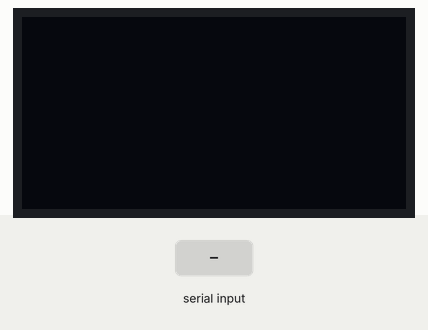
A sketch run on a simulated Arduino Uno, built with avr-gcc and run on an emulated ATmega328P. On the bench: 128×64 one-colour display. Inputs (shaded band) come from the test bench. What the sketch prints to the serial monitor is not drawn.

Above: at 0.9 s.
1.0 s: "90,45,200\n" received over Serial
At 3.13 s:
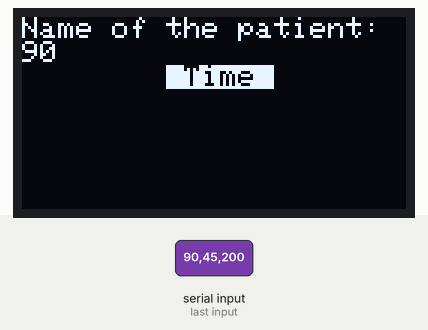
At 3.9 s:
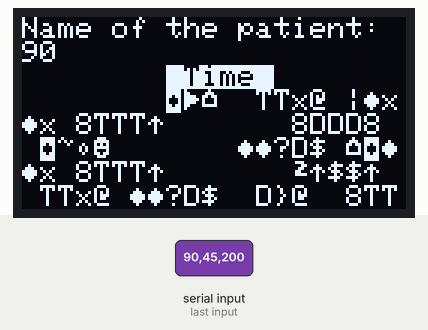
Timing chart, 0 to 5.4 s (numbered marks = the images above; inputs shaded):
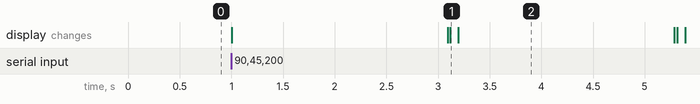

The sketch:

timer_disp.ino
```cpp
#include <SPI.h>
#include <Wire.h>
#include <Adafruit_GFX.h>
#include <Adafruit_SSD1306.h>

Adafruit_SSD1306 display(-1);

String x;
String N;
int H;
int M;
int S;

void setup()
{
   Serial.begin(115200);
   Serial.setTimeout(2);

   read_serialdata();

}

void read_serialdata(void) // to read and parse the incoming data from the py software.
{
  while (!Serial.available());
x = Serial.readString();

int commaIndex = x.indexOf(',');
int secondCommaIndex = x.indexOf(',', commaIndex + 1);
int thirdCommaIndex = x.indexOf(',', secondCommaIndex +1);

String Name = x.substring(0, commaIndex);
String Hours = x.substring(commaIndex + 1, secondCommaIndex);
String Minutes = x.substring(secondCommaIndex + 1, thirdCommaIndex);
String Seconds = x.substring(thirdCommaIndex + 1);

Serial.print(Name);
Serial.print(Hours);
Serial.print(Minutes);
Serial.print(Seconds);
Serial.flush();
N = Name;
H = Hours.toInt();
M = Minutes.toInt();
S = Seconds.toInt();


}


String Time_disp(int hrs, int mins, int sec) //Count down timer display
{

}

void loop()
{
      display.begin(SSD1306_SWITCHCAPVCC, 0x3C);
  if(!display.begin(SSD1306_SWITCHCAPVCC, 0x3C))
    {
      Serial.println(F("SSD1306 allocation failed"));
      for(;;);
    }
  delay(2000);
  display.clearDisplay();
  display.setTextColor(WHITE);
    // Clear the buffer.
  display.clearDisplay();

  // Scroll part of the screen
  display.setTextSize(1);
  display.setTextColor(WHITE);
  display.setCursor(0,0);
  display.println("Name of the patient: ");
  display.println(N);
  display.display();
//  display.startscrollright(0x01, 0x01);

  display.setTextSize(1);
  display.setTextColor(BLACK,WHITE);
  display.setCursor(48,16);
  display.println(" Time ");
  display.display();


    display.setTextSize(1);
    display.setTextColor(WHITE);
    display.setCursor(48,24);
    display.println(Time_disp(H,M,S));
    display.display();
}
```
